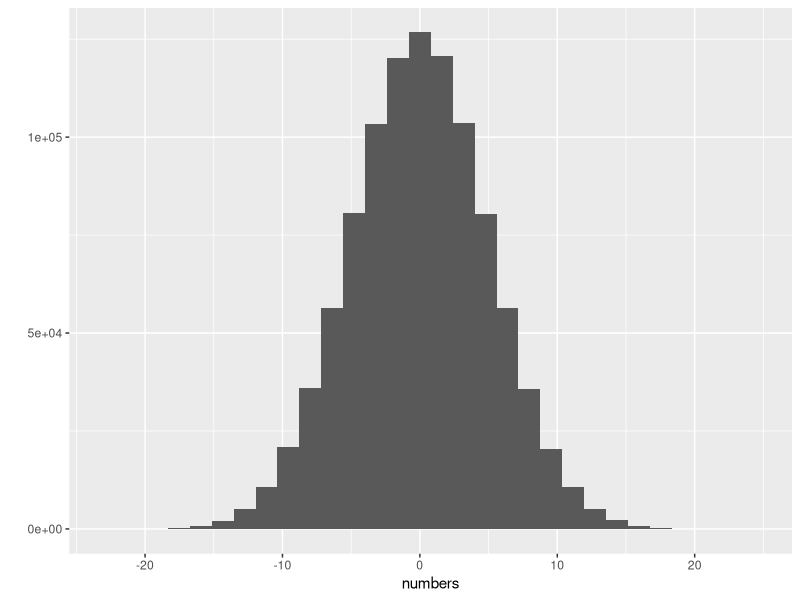
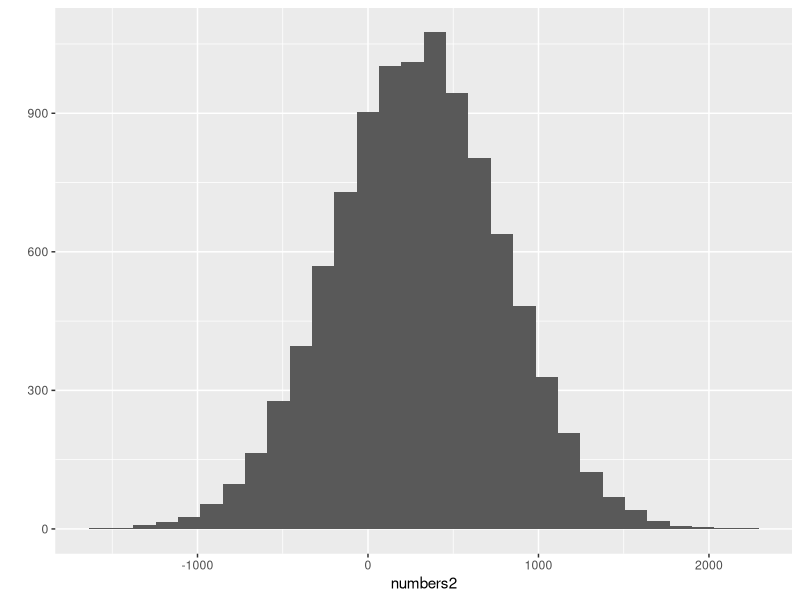

The R script that drew these images, in order:
?rnorm

library(ggplot2)

numbers = rnorm(1000000, 0, 5) #rnorm(n,mean=0,sd=5)
sd(numbers) #standard deviation
qplot(numbers)

numbers2 = rnorm(10000, 300, 500)
sd(numbers2) #500,7
mean(numbers2) #304.38
qplot(numbers2)

######

x = c(70:90, 1000, 1100, 1200)
mean(x) #207.5
median(x) #81.5
sd(x) # 345.8964
quantile(x) #  0%     25%     50%     75%    100% 
            # 70.00   75.75   81.50   87.25 1200.00 
mad(x) # 8.8956

celsius = c(0, 10, 20, 30, 40)
fahren = c(32,50,68,86,104)
sd(celsius)/mean(celsius) #CV = 0.7905694
sd(fahren)/mean(fahren) #CV = 0.4185367

kelvin = celsius + 273.15
rankine = fahren + 459.67
sd(kelvin)/mean(kelvin) # CV = 0.05393617
sd(rankine)/mean(rankine) # CV = 0.05393617